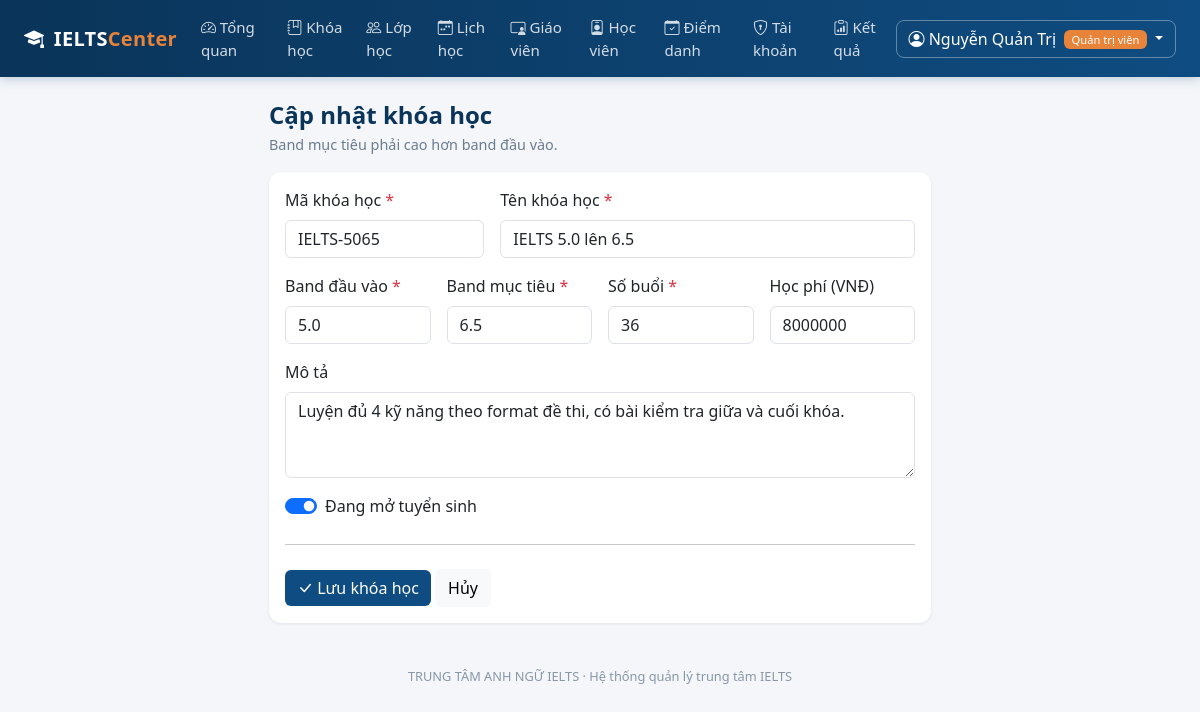
The app's page /quan-tri/khoa-hoc/2/sua (signed in) with its own data.
### models.py (models this page shows, shortened)
class User(UserMixin, db.Model):
    __tablename__ = "users"
    id = db.Column(db.Integer, primary_key=True)
    username = db.Column(db.String(50), unique=True, nullable=False, index=True)
    password_hash = db.Column(db.String(255), nullable=False)
    role = db.Column(db.String(20), nullable=False, default=ROLE_STUDENT)
    full_name = db.Column(db.String(120), nullable=False)
    email = db.Column(db.String(120))
    phone = db.Column(db.String(20))
    is_locked = db.Column(db.Boolean, default=False, nullable=False)
    failed_logins = db.Column(db.Integer, default=0, nullable=False)
    created_at = db.Column(db.DateTime, default=datetime.now)
    teacher = db.relationship(
        "TeacherProfile", back_populates="user", uselist=False, cascade="all, delete-orphan"
    )
    student = db.relationship(
        "StudentProfile", back_populates="user", uselist=False, cascade="all, delete-orphan"
    )
    @property
    def role_label(self):
        return ROLE_LABELS.get(self.role, self.role)
    @property
    def is_admin(self):
        return self.role == ROLE_ADMIN

class Course(db.Model):
    __tablename__ = "courses"
    id = db.Column(db.Integer, primary_key=True)
    code = db.Column(db.String(20), unique=True, nullable=False)
    name = db.Column(db.String(150), nullable=False)
    entry_band = db.Column(db.Float, nullable=False)
    target_band = db.Column(db.Float, nullable=False)
    sessions = db.Column(db.Integer, nullable=False, default=36)
    tuition = db.Column(db.Integer, nullable=False, default=0)   # hoc phi (VND)
    is_open = db.Column(db.Boolean, default=True, nullable=False)
    description = db.Column(db.Text)
    classes = db.relationship("ClassRoom", back_populates="course")

### blueprints/admin.py (the view, shortened to what this page needs)
@admin_bp.route("/khoa-hoc/them", methods=["GET", "POST"])
@admin_bp.route("/khoa-hoc/<int:course_id>/sua", methods=["GET", "POST"])
def course_form(course_id=None):
    course = db.session.get(Course, course_id) if course_id else None
    if course_id and course is None:
        flash("Không tìm thấy khóa học.", "danger")
        return redirect(url_for("admin.courses"))
    return render_template("admin/course_form.html", course=course)

### blueprints/admin.py (called while the page is built)
@admin_bp.before_request
@admin_required
def _guard():
    return None

### models.py (called while the page is built)
@login_manager.user_loader
def load_user(user_id):
    return db.session.get(User, int(user_id))

### utils.py (called while the page is built)
def role_required(*roles):
    def decorator(view):
        @wraps(view)
        def wrapper(*args, **kwargs):
            if not current_user.is_authenticated:
                flash("Vui lòng đăng nhập để tiếp tục.", "warning")
                return redirect(url_for("auth.login"))
            if current_user.role not in roles:
                abort(403)
            return view(*args, **kwargs)
        return wrapper
    return decorator

### templates/admin/course_form.html (shortened to what this page needs)
{% extends "base.html" %}
{% block content %}
<div class="row justify-content-center">
  <div class="col-lg-7">
    <h4 class="page-title">{{ 'Cập nhật khóa học' if course else 'Tạo khóa học mới' }}</h4>
    <p class="page-sub mb-3">Band mục tiêu phải cao hơn band đầu vào.</p>
    <div class="card">
      <div class="card-body">
        <form method="post" novalidate>
          <div class="row g-3">
            <div class="col-md-4">
              <label class="form-label">Mã khóa học <span class="text-danger">*</span></label>
              <input name="code" class="form-control" required value="{{ course.code if course else '' }}" placeholder="IELTS5065">
            </div>
            <div class="col-md-8">
              <label class="form-label">Tên khóa học <span class="text-danger">*</span></label>
              <input name="name" class="form-control" required value="{{ course.name if course else '' }}" placeholder="IELTS 5.0 lên 6.5">
            </div>
            <div class="col-md-3">
              <label class="form-label">Band đầu vào <span class="text-danger">*</span></label>
              <input name="entry_band" type="number" step="0.5" min="0" max="9" class="form-control" required
                     value="{{ course.entry_band if course else '5.0' }}">
            </div>
            <div class="col-md-3">
              <label class="form-label">Band mục tiêu <span class="text-danger">*</span></label>
              <input name="target_band" type="number" step="0.5" min="0" max="9" class="form-control" required
                     value="{{ course.target_band if course else '6.5' }}">
            </div>
            <div class="col-md-3">
              <label class="form-label">Số buổi <span class="text-danger">*</span></label>
              <input name="sessions" type="number" min="1" class="form-control" required value="{{ course.sessions if course else 36 }}">
            </div>
            <div class="col-md-3">
              <label class="form-label">Học phí (VNĐ)</label>
              <input name="tuition" type="number" min="0" step="100000" class="form-control" value="{{ course.tuition if course else 8000000 }}">
            </div>
            <div class="col-12">
              <label class="form-label">Mô tả</label>
              <textarea name="description" class="form-control" rows="3">{{ course.description if course else '' }}</textarea>
            </div>
            <div class="col-12">
              <div class="form-check form-switch">
                <input class="form-check-input" type="checkbox" name="is_open" id="is_open"
                       {% if course is none or course.is_open %}checked{% endif %}>
                <label class="form-check-label" for="is_open">Đang mở tuyển sinh</label>
              </div>
            </div>
          </div>
          <hr class="my-4">
          <button class="btn btn-primary" style="background:var(--brand);border:none"><i class="bi bi-check-lg"></i> Lưu khóa học</button>
          <a href="{{ url_for('admin.courses') }}" class="btn btn-light">Hủy</a>
        </form>
      </div>
    </div>
  </div>
</div>
{% endblock %}

### templates/base.html (shortened to what this page needs)
<!DOCTYPE html>
<html lang="vi">
<head>
  <link href="{{ url_for('static', filename='vendor/bootstrap/bootstrap.min.css') }}" rel="stylesheet">
  <link href="{{ url_for('static', filename='vendor/bootstrap-icons/bootstrap-icons.min.css') }}" rel="stylesheet">
  <link rel="stylesheet" href="{{ url_for('static', filename='css/style.css') }}">
</head>
<body class="{% if not current_user.is_authenticated %}page-auth{% endif %}">
{% if current_user.is_authenticated %}
<nav class="navbar navbar-expand-lg app-navbar sticky-top">
  <div class="container-fluid px-4">
    <a class="navbar-brand" href="{{ url_for('auth.index') }}">
      <i class="bi bi-mortarboard-fill me-1"></i> IELTS<span class="brand-light">Center</span>
    </a>
    <div class="collapse navbar-collapse" id="mainNav">
      <ul class="navbar-nav me-auto">
        {% if current_user.is_admin %}
          <li class="nav-item"><a class="nav-link" href="{{ url_for('admin.dashboard') }}"><i class="bi bi-speedometer2"></i> Tổng quan</a></li>
          <li class="nav-item"><a class="nav-link" href="{{ url_for('admin.courses') }}"><i class="bi bi-journal-bookmark"></i> Khóa học</a></li>
          <li class="nav-item"><a class="nav-link" href="{{ url_for('admin.classes') }}"><i class="bi bi-people"></i> Lớp học</a></li>
          <li class="nav-item"><a class="nav-link" href="{{ url_for('admin.schedule_management') }}"><i class="bi bi-calendar-week"></i> Lịch học</a></li>
          <li class="nav-item"><a class="nav-link" href="{{ url_for('admin.teachers') }}"><i class="bi bi-person-video3"></i> Giáo viên</a></li>
          <li class="nav-item"><a class="nav-link" href="{{ url_for('admin.students') }}"><i class="bi bi-person-badge"></i> Học viên</a></li>
          <li class="nav-item"><a class="nav-link" href="{{ url_for('admin.attendance_report') }}"><i class="bi bi-calendar-check"></i> Điểm danh</a></li>
          <li class="nav-item"><a class="nav-link" href="{{ url_for('admin.accounts') }}"><i class="bi bi-shield-lock"></i> Tài khoản</a></li>
          <li class="nav-item"><a class="nav-link" href="{{ url_for('admin.scores') }}"><i class="bi bi-clipboard-data"></i> Kết quả</a></li>
        {% endif %}
      </ul>
      <div class="dropdown">
        <a class="btn btn-user dropdown-toggle" href="#" data-bs-toggle="dropdown">
          <i class="bi bi-person-circle"></i>
          {{ current_user.full_name }}
          <span class="badge role-badge ms-1">{{ current_user.role_label }}</span>
        </a>
      </div>
    </div>
  </div>
</nav>
{% endif %}
<main class="{% if current_user.is_authenticated %}container-fluid px-4 py-4{% else %}auth-wrapper{% endif %}">
  {% block content %}{% endblock %}
</main>
{% if current_user.is_authenticated %}
<footer class="app-footer">
  {{ CENTER_NAME }} · Hệ thống quản lý trung tâm IELTS
</footer>
{% endif %}
</body>
</html>

### static/css/style.css (style rules this page uses)
:root { --brand: #0f4c81; --brand-dark: #0a3459; --brand-light: #4a90c2; --accent: #e8833a; --surface: #f4f6f9; }
body { background: var(--surface); font-family: "Segoe UI", Roboto, "Helvetica Neue", Arial, sans-serif; color: #23303d; min-height: 100vh; }
.app-navbar { background: linear-gradient(90deg, var(--brand-dark), var(--brand)); box-shadow: 0 2px 10px rgba(15, 76, 129, .25); }
.app-navbar .navbar-brand { color: #fff; font-weight: 700; letter-spacing: .3px; }
.app-navbar .brand-light { color: var(--accent); }
.app-navbar .nav-link { color: rgba(255, 255, 255, .82); font-size: .94rem; padding: .5rem .85rem; border-radius: 6px; }
.btn-user { color: #fff; border: 1px solid rgba(255,255,255,.35); border-radius: 8px; }
.role-badge { background: var(--accent); font-weight: 500; font-size: .7rem; }
.card { border: none; border-radius: 12px; box-shadow: 0 1px 3px rgba(16, 40, 66, .09); }
.page-title { font-weight: 700; color: var(--brand-dark); margin-bottom: .25rem; }
.page-sub { color: #6b7c8f; font-size: .9rem; }
.app-footer { text-align: center; color: #8797a8; font-size: .8rem; padding: 1.25rem 0 2rem; }

### records on screen
User: full_name "Nguyễn Quản Trị", role_label "Quản trị viên"
Course: code "IELTS-5065", name "IELTS 5.0 lên 6.5", entry_band "5.0", target_band "6.5", sessions "36", tuition "8000000", description "Luyện đủ 4 kỹ năng theo format đề thi, có bài kiểm tra giữa và cuối khóa.", is_open "☑"

### other values on screen
{{ 'Cập nhật khóa học' if course else 'Tạo khóa học mới' }} "Cập nhật khóa học"
{{ CENTER_NAME }} "TRUNG TÂM ANH NGỮ IELTS"
